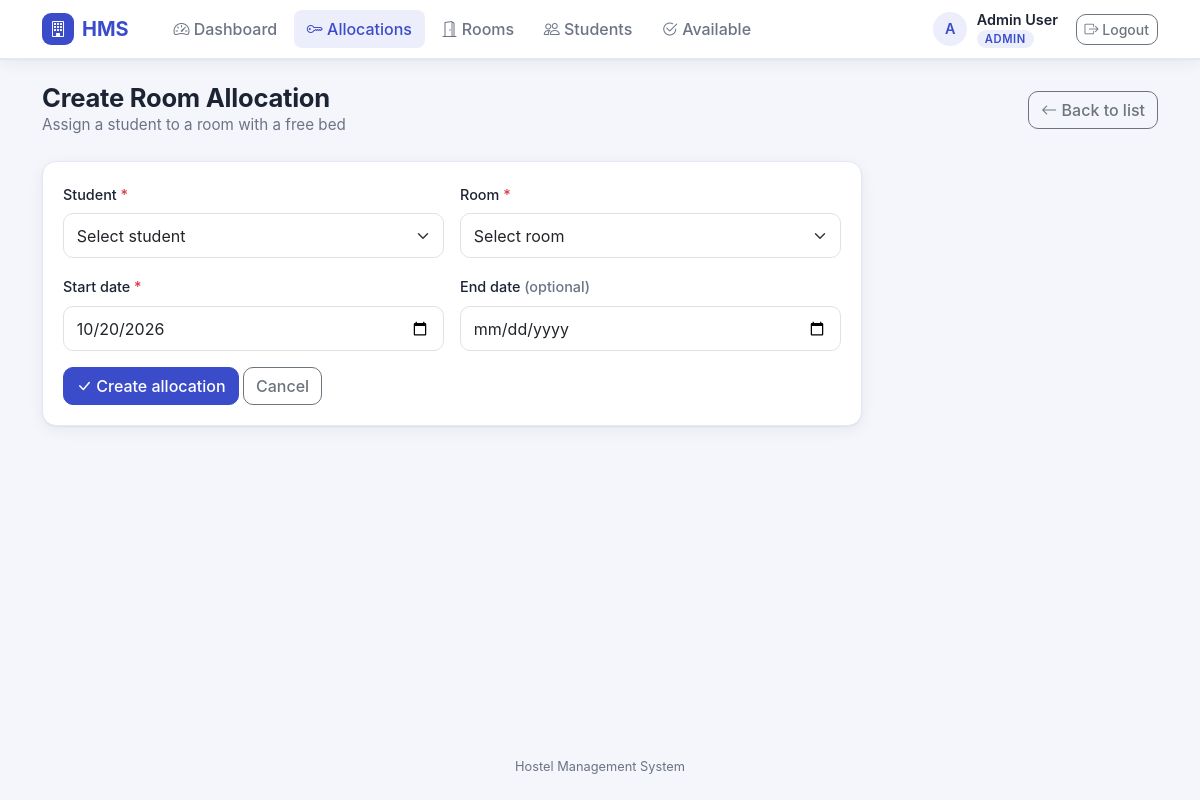
Screenshot of /allocation/create (signed in) with the database file from the repository.
### hms_app/models.py (models this page shows, shortened)
class User(db.Model):
    __tablename__ = 'users'
    user_id = db.Column(db.Integer, primary_key=True, autoincrement=True)
    name = db.Column(db.String(100), nullable=False)
    email = db.Column(db.String(120), unique=True, nullable=False)
    password_hash = db.Column(db.String(255), nullable=False)
    role = db.Column(db.String(20), nullable=False)  # 'admin', 'warden', 'student', 'accountant'
    created_at = db.Column(db.DateTime, default=datetime.utcnow)
    student_profile = db.relationship('Student', back_populates='user', uselist=False, cascade='all, delete-orphan')
    warden = db.relationship('Warden', backref='user', uselist=False, cascade='all, delete-orphan')
    admin = db.relationship('Admin', backref='user', uselist=False, cascade='all, delete-orphan')
    accountant = db.relationship('Accountant', backref='user', uselist=False, cascade='all, delete-orphan')

### hms_app/routes/room_allocation_routes.py (the view, shortened to what this page needs)
@room_alloc_bp.route('/create', methods=['GET', 'POST'])
@login_required
@role_required('admin', 'warden')
def create():
    students = Student.query.join(User).order_by(User.name).all()
    available_rooms = (Room.query.filter(Room.occupied_beds < Room.capacity, Room.status == 'available')
                       .join(HostelBlock).order_by(HostelBlock.name, Room.floor, Room.room_number).all())
    return render_template('allocation/create.html', students=students, rooms=available_rooms, today=date.today().isoformat())

### hms_app/__init__.py (called while the page is built)
def create_app(config_class=Config):
    app = Flask(__name__,
                template_folder=os.path.join(os.path.dirname(__file__), 'templates'),
                static_folder=os.path.join(os.path.dirname(__file__), 'static'))
    app.config.from_object(config_class)
    db.init_app(app)
    csrf.init_app(app)
    from hms_app.routes.auth_routes import auth_bp
    from hms_app.routes.room_allocation_routes import room_alloc_bp
    from hms_app.routes.main_routes import main_bp
    app.register_blueprint(auth_bp)
    app.register_blueprint(room_alloc_bp)
    app.register_blueprint(main_bp)
    @app.context_processor
    def inject_user():
        return dict(current_user=get_current_user())
    with app.app_context():
        db.create_all()
        init_sample_data()
    return app

### hms_app/auth.py (called while the page is built)
def login_required(f):
    @wraps(f)
    def decorated_function(*args, **kwargs):
        if 'user_id' not in session:
            flash('Please log in to access this page.', 'error')
            return redirect(url_for('auth.login', next=request.full_path.rstrip('?')))
        return f(*args, **kwargs)
    return decorated_function

def role_required(*roles):
    def decorator(f):
        @wraps(f)
        def decorated_function(*args, **kwargs):
            if 'user_id' not in session:
                flash('Please log in to access this page.', 'error')
                return redirect(url_for('auth.login', next=request.full_path.rstrip('?')))
            user = User.query.get(session['user_id'])
            if not user or user.role not in roles:
                flash('You do not have permission to access this page.', 'error')
                return redirect(url_for('main.dashboard'))
            return f(*args, **kwargs)
        return decorated_function
    return decorator

def get_current_user():
    if 'user_id' in session:
        return User.query.get(session['user_id'])
    return None

### hms_app/templates/allocation/create.html (shortened to what this page needs)
{% extends "base.html" %}
{% block content %}
<div class="page-head">
    <div><h2>Create Room Allocation</h2><p class="sub">Assign a student to a room with a free bed</p></div>
    <a href="{{ url_for('room_allocation.index') }}" class="btn btn-outline-secondary"><i class="bi bi-arrow-left"></i> Back to list</a>
</div>
<div class="card" style="max-width:820px">
    <div class="card-body">
        <form method="POST">
            <div class="row g-3 mb-3">
                <div class="col-md-6">
                    <label for="student_id" class="form-label">Student <span class="text-danger">*</span></label>
                    <select class="form-select" id="student_id" name="student_id" required>
                        <option value="">Select student</option>
                    </select>
                </div>
                <div class="col-md-6">
                    <label for="room_id" class="form-label">Room <span class="text-danger">*</span></label>
                    <select class="form-select" id="room_id" name="room_id" required>
                        <option value="">{{ 'Select room' if rooms else 'No rooms available' }}</option>
                    </select>
                </div>
                <div class="col-md-6">
                    <label for="start_date" class="form-label">Start date <span class="text-danger">*</span></label>
                    <input type="date" class="form-control" id="start_date" name="start_date" value="{{ today }}" required>
                </div>
                <div class="col-md-6">
                    <label for="end_date" class="form-label">End date <span class="text-muted">(optional)</span></label>
                    <input type="date" class="form-control" id="end_date" name="end_date" min="{{ today }}">
                </div>
            </div>
            <button type="submit" class="btn btn-primary"><i class="bi bi-check-lg"></i> Create allocation</button>
            <a href="{{ url_for('room_allocation.index') }}" class="btn btn-outline-secondary">Cancel</a>
        </form>
    </div>
</div>
{% endblock %}

### hms_app/templates/base.html (shortened to what this page needs)
<!DOCTYPE html>
<html lang="en">
<head>
    <link href="https://cdn.jsdelivr.net/npm/bootstrap@5.3.3/dist/css/bootstrap.min.css" rel="stylesheet">
    <link href="https://cdn.jsdelivr.net/npm/bootstrap-icons@1.11.3/font/bootstrap-icons.min.css" rel="stylesheet">
    <link href="{{ url_for('static', filename='css/hms.css') }}" rel="stylesheet">
</head>
<body>
    {% if current_user %}
    {% set ep = request.endpoint or '' %}
    <nav class="navbar navbar-expand-lg hms-nav">
        <div class="container">
            <a class="navbar-brand" href="{{ url_for('main.dashboard') }}">
                <span class="brand-mark"><i class="bi bi-building"></i></span> HMS
            </a>
            <div class="collapse navbar-collapse" id="mainNav">
                <ul class="navbar-nav me-auto ms-lg-3 gap-lg-1">
                    <li class="nav-item"><a class="nav-link {{ 'active' if ep == 'main.dashboard' }}" href="{{ url_for('main.dashboard') }}"><i class="bi bi-speedometer2"></i> Dashboard</a></li>
                    {% if current_user.role in ('admin', 'warden') %}
                    <li class="nav-item"><a class="nav-link {{ 'active' if ep.startswith('room_allocation.') and ep not in ('room_allocation.available_rooms', 'room_allocation.student_allocation') }}" href="{{ url_for('room_allocation.index') }}"><i class="bi bi-key"></i> Allocations</a></li>
                    <li class="nav-item"><a class="nav-link {{ 'active' if ep == 'main.rooms_list' }}" href="{{ url_for('main.rooms_list') }}"><i class="bi bi-door-open"></i> Rooms</a></li>
                    <li class="nav-item"><a class="nav-link {{ 'active' if ep == 'main.students_list' }}" href="{{ url_for('main.students_list') }}"><i class="bi bi-people"></i> Students</a></li>
                    {% endif %}
                    {% if current_user.role in ('admin', 'warden', 'student') %}
                    <li class="nav-item"><a class="nav-link {{ 'active' if ep == 'room_allocation.available_rooms' }}" href="{{ url_for('room_allocation.available_rooms') }}"><i class="bi bi-check2-circle"></i> Available</a></li>
                    {% endif %}
                </ul>
                <div class="user-chip">
                    <span class="avatar" aria-hidden="true">{{ current_user.name[:1]|upper }}</span>
                    <span class="d-flex flex-column lh-sm">
                        <span class="fw-semibold">{{ current_user.name }}</span>
                        <span><span class="role-pill">{{ current_user.role }}</span></span>
                    </span>
                    <a class="btn btn-outline-secondary btn-sm ms-2" href="{{ url_for('auth.logout') }}"><i class="bi bi-box-arrow-right"></i> Logout</a>
                </div>
            </div>
        </div>
    </nav>
    {% endif %}
    <main class="container py-4">
        {% block content %}{% endblock %}
    </main>
    <footer class="hms-foot">Hostel Management System</footer>
</body>
</html>

### hms_app/static/css/hms.css (style rules this page uses)
:root { --hms-bg:#f4f6fb; --hms-surface:#fff; --hms-ink:#1c2333; --hms-muted:#6b7385; --hms-line:#e4e8f0; --hms-brand:#3b4cca; --hms-brand-dark:#2a37a0; --hms-brand-soft:#eceefc; --hms-radius:14px; --hms-shadow:0 1px 2px rgba(20,28,60,.05),0 4px 16px rgba(20,28,60,.06); }
body { background:var(--hms-bg);color:var(--hms-ink);font-family:'Inter',system-ui,-apple-system,'Segoe UI',Roboto,sans-serif;min-height:100vh;display:flex;flex-direction:column }
main { flex:1 }
h1,h2,h3,h4,h5 { letter-spacing:-.01em }
.text-muted,.small-muted { color:var(--hms-muted)!important }
.hms-nav { background:var(--hms-surface);border-bottom:1px solid var(--hms-line);box-shadow:var(--hms-shadow) }
.hms-nav .navbar-brand { font-weight:700;color:var(--hms-brand);display:flex;align-items:center;gap:.5rem }
.hms-nav .brand-mark { width:32px;height:32px;border-radius:9px;background:var(--hms-brand);color:#fff;display:grid;place-items:center;font-size:1rem }
.hms-nav .nav-link { color:var(--hms-muted);font-weight:500;border-radius:8px;padding:.45rem .8rem!important }
.hms-nav .nav-link.active { color:var(--hms-brand);background:var(--hms-brand-soft) }
.user-chip { display:flex;align-items:center;gap:.6rem;font-size:.9rem }
.avatar { width:34px;height:34px;border-radius:50%;background:var(--hms-brand-soft);color:var(--hms-brand);display:grid;place-items:center;font-weight:600 }
.role-pill { font-size:.7rem;text-transform:uppercase;letter-spacing:.05em;background:var(--hms-brand-soft);color:var(--hms-brand);padding:.1rem .5rem;border-radius:99px;font-weight:600 }
.card { background:var(--hms-surface);border:1px solid var(--hms-line);border-radius:var(--hms-radius);box-shadow:var(--hms-shadow);color:var(--hms-ink) }
.card-body { padding:1.25rem }
.page-head { display:flex;flex-wrap:wrap;gap:.75rem;justify-content:space-between;align-items:center;margin-bottom:1.5rem }
.page-head h2 { margin:0;font-size:1.6rem;font-weight:700 }
.page-head .sub { color:var(--hms-muted);font-size:.95rem;margin:0 }
.btn { border-radius:10px;font-weight:500 }
.btn-primary { background:var(--hms-brand);border-color:var(--hms-brand) }
.form-control,.form-select { border-radius:10px;padding:.6rem .8rem }
.form-label { font-weight:500;font-size:.9rem }
footer.hms-foot { color:var(--hms-muted);font-size:.8rem;text-align:center;padding:1.5rem 0 }

### rows the page displays
User: name "A", name "Admin User", role "ADMIN"

### other values shown
form field room_id "Select room"
